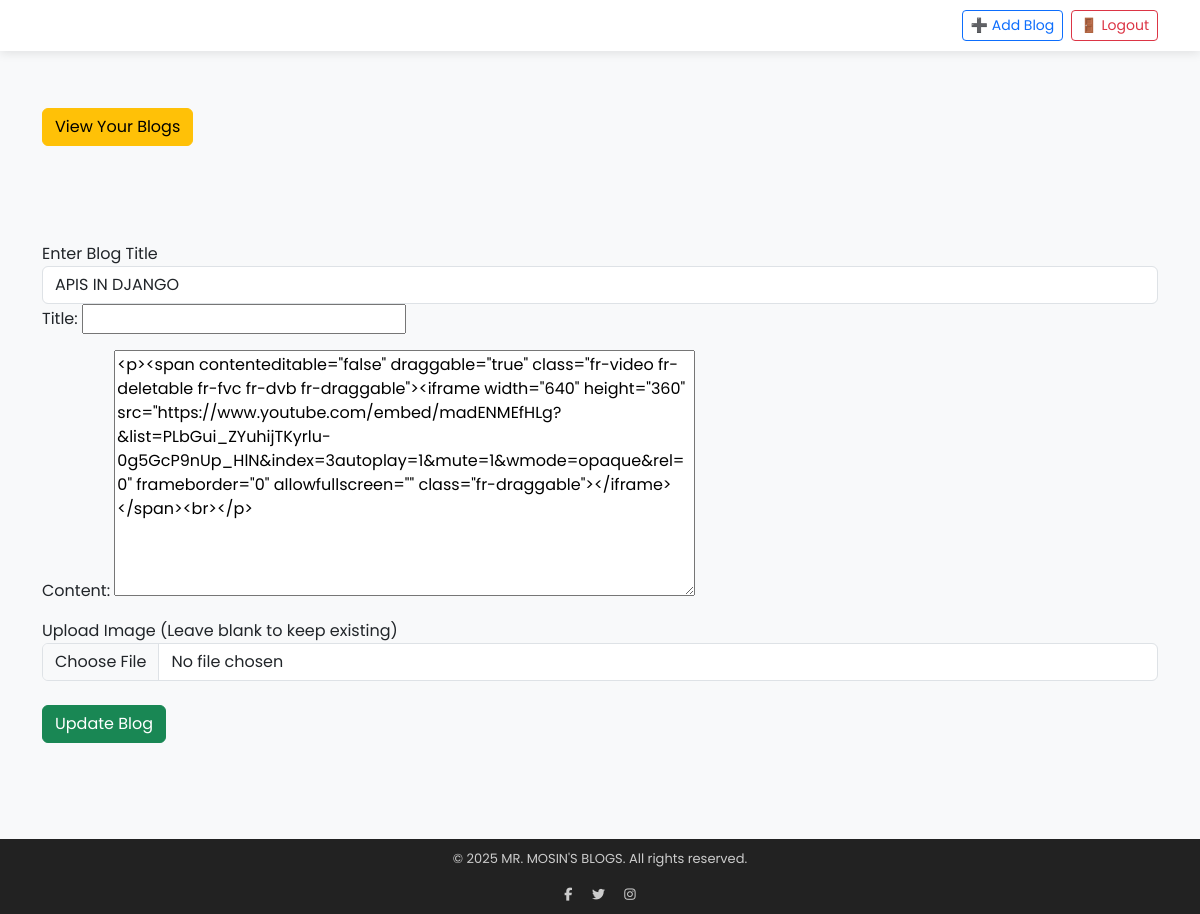
The app's page /blog-update/apis-in-django/ (signed in) with its own data.
### home/models.py (models this page shows, shortened)
class BlogModel(models.Model):
    title = models.CharField(max_length=1000)
    content = FroalaField()
    slug = models.SlugField(max_length=1000, null=True, blank=True)
    user = models.ForeignKey(User, blank=True, null=True,
                             on_delete=models.CASCADE)
    image = models.ImageField(upload_to='blog')
    created_at = models.DateTimeField(auto_now_add=True)
    upload_to = models.DateTimeField(auto_now=True)

### home/views.py (the view, shortened to what this page needs)
# urls.py: path('blog-update/<slug>/', blog_update, name="blog_update"),
def blog_update(request, slug):
    context = {}
    try:
        blog_obj = BlogModel.objects.get(slug=slug)
        if blog_obj.user != request.user:
            messages.error(request, "You are not authorized to edit this blog.")
            return redirect('/')
        initial_dict = {'content': blog_obj.content}
        form = BlogForm(initial=initial_dict)
        context['blog_obj'] = blog_obj
        context['form'] = form
    except Exception as e:
        print(e)
    return render(request, 'update_blog.html', context)

### home/form.py
class BlogForm(forms.ModelForm):
    class Meta:
        model = BlogModel
        fields = ['title', 'content']

### home/templates/update_blog.html (shortened to what this page needs)
{% extends "base.html" %}
{% block start %}
<div class="container mt-5">
    <a href="{% url 'see_blog' %}" class="btn btn-warning">View Your Blogs</a>
    <form method="post" class="mt-5 pt-5 mb-5 pb-5" enctype="multipart/form-data">
        <div class="row">
            <div class="col-md-12">
                <label>Enter Blog Title</label>
                <input type="text" value="{{ blog_obj.title }}" class="form-control" placeholder="Enter title" name="title">
            </div>
            <div class="col-md-12">
                {{ form.as_p }}
            </div>
            <div class="col-md-12">
                <label>Upload Image (Leave blank to keep existing)</label>
                <input type="file" name="image" class="form-control">
            </div>
        </div>
        <button type="submit" class="btn btn-success mt-4">Update Blog</button>
    </form>
</div>
{% endblock %}

### home/templates/base.html (shortened to what this page needs)
<!DOCTYPE html>
<html lang="en">
<head>
    <link rel="stylesheet" href="https://cdn.jsdelivr.net/npm/bootstrap@5.3.0/dist/css/bootstrap.min.css">
</head>
<body>
    <nav class="navbar navbar-expand-lg fixed-top navbar-light">
        <div class="container">
            <div class="collapse navbar-collapse" id="navbarCollapse">
                <ul class="navbar-nav ms-auto">
                    {% if request.user.is_authenticated %}
                        <li class="nav-item">
                            <a class="btn btn-outline-primary btn-sm me-2" href="{% url 'add_blog' %}">➕ Add Blog</a>
                        </li>
                        <li class="nav-item">
                            <a class="btn btn-outline-danger btn-sm" href="{% url 'logout_view' %}">🚪 Logout</a>
                        </li>
                    {% else %}
                        <li class="nav-item">
                            <a class="btn btn-primary btn-sm" href="{% url 'login_view' %}">🔑 Login</a>
                        </li>
                    {% endif %}
                </ul>
            </div>
        </div>
    </nav>
    {% block start %}
    {% endblock %}
    <footer class="footer">
        <div class="container">
            <p>&copy; 2025 MR. MOSIN'S BLOGS. All rights reserved.</p>
            <div class="social-icons">
                <a href="https://facebook.com" target="_blank"><i class="fab fa-facebook-f"></i></a>
                <a href="https://twitter.com" target="_blank"><i class="fab fa-twitter"></i></a>
                <a href="https://instagram.com" target="_blank"><i class="fab fa-instagram"></i></a>
            </div>
        </div>
    </footer>
</body>
</html>

### home/templates/base.html (style rules this page uses)
body { font-family: 'Poppins', sans-serif; padding-top: 60px; background-color: #f8f9fa; }
.navbar { background: #fff; padding: 10px 15px; box-shadow: 0 2px 10px rgba(0, 0, 0, 0.1); }
.footer { background: #222; color: #ccc; font-size: 13px; padding: 10px 0; text-align: center; }
.footer .social-icons a { color: #ccc; margin: 0 8px; transition: 0.3s; }

### records on screen
BlogModel: title "APIS IN DJANGO", content "<p><span contenteditable=\"false\" draggable=\"true\" class=\"fr-video fr-deletable fr-fvc fr-dvb fr-draggable\"><iframe width=\"640\" height=\"360\" src=\"https://www.youtube.com/embed/madENMEfHLg?&list=PLbGui_ZYuhijTKyrlu-0g5GcP9nUp_HlN&index=3autoplay=1&mute=1&wmode=opaque&rel=0\" frameborder=\"0\" allowfullscreen=\"\" class=\"fr-draggable\"></iframe></span><br></p>"
